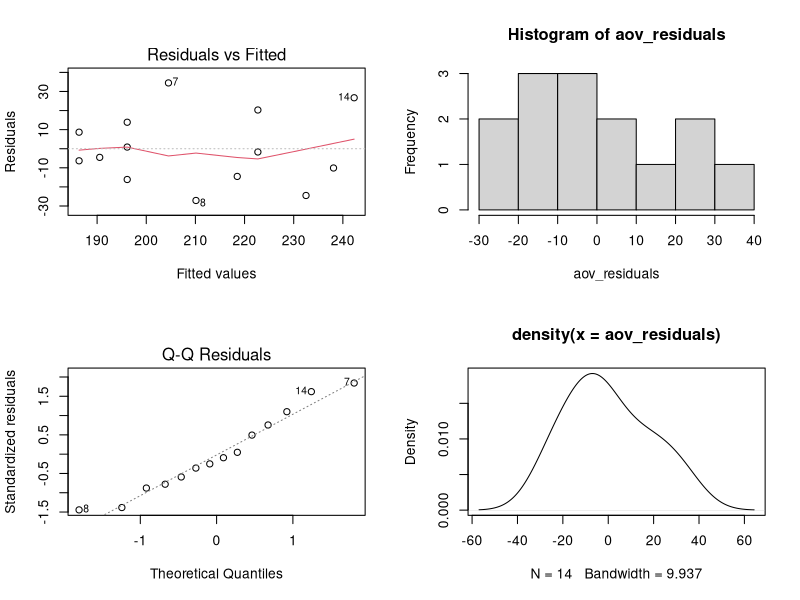

The R script that drew this image:
library(tidyverse)

almost_sas <- function(aov.results){
  aov_residuals <- residuals(aov.results)
  par(mfrow=c(2,2))
  plot(aov.results, which=1)
  hist(aov_residuals)
  plot(aov.results, which=2)
  plot(density(aov_residuals))
}

age <- c(25, 25, 28, 32, 32, 32, 38, 42, 48, 51, 51, 58, 62, 65)
chol <- c(180, 195, 186, 180, 210, 197, 239, 183, 204, 221, 243, 208, 228, 269)

data <- tibble(age, chol)

almost_sas(lm(chol ~ age, data = data))
